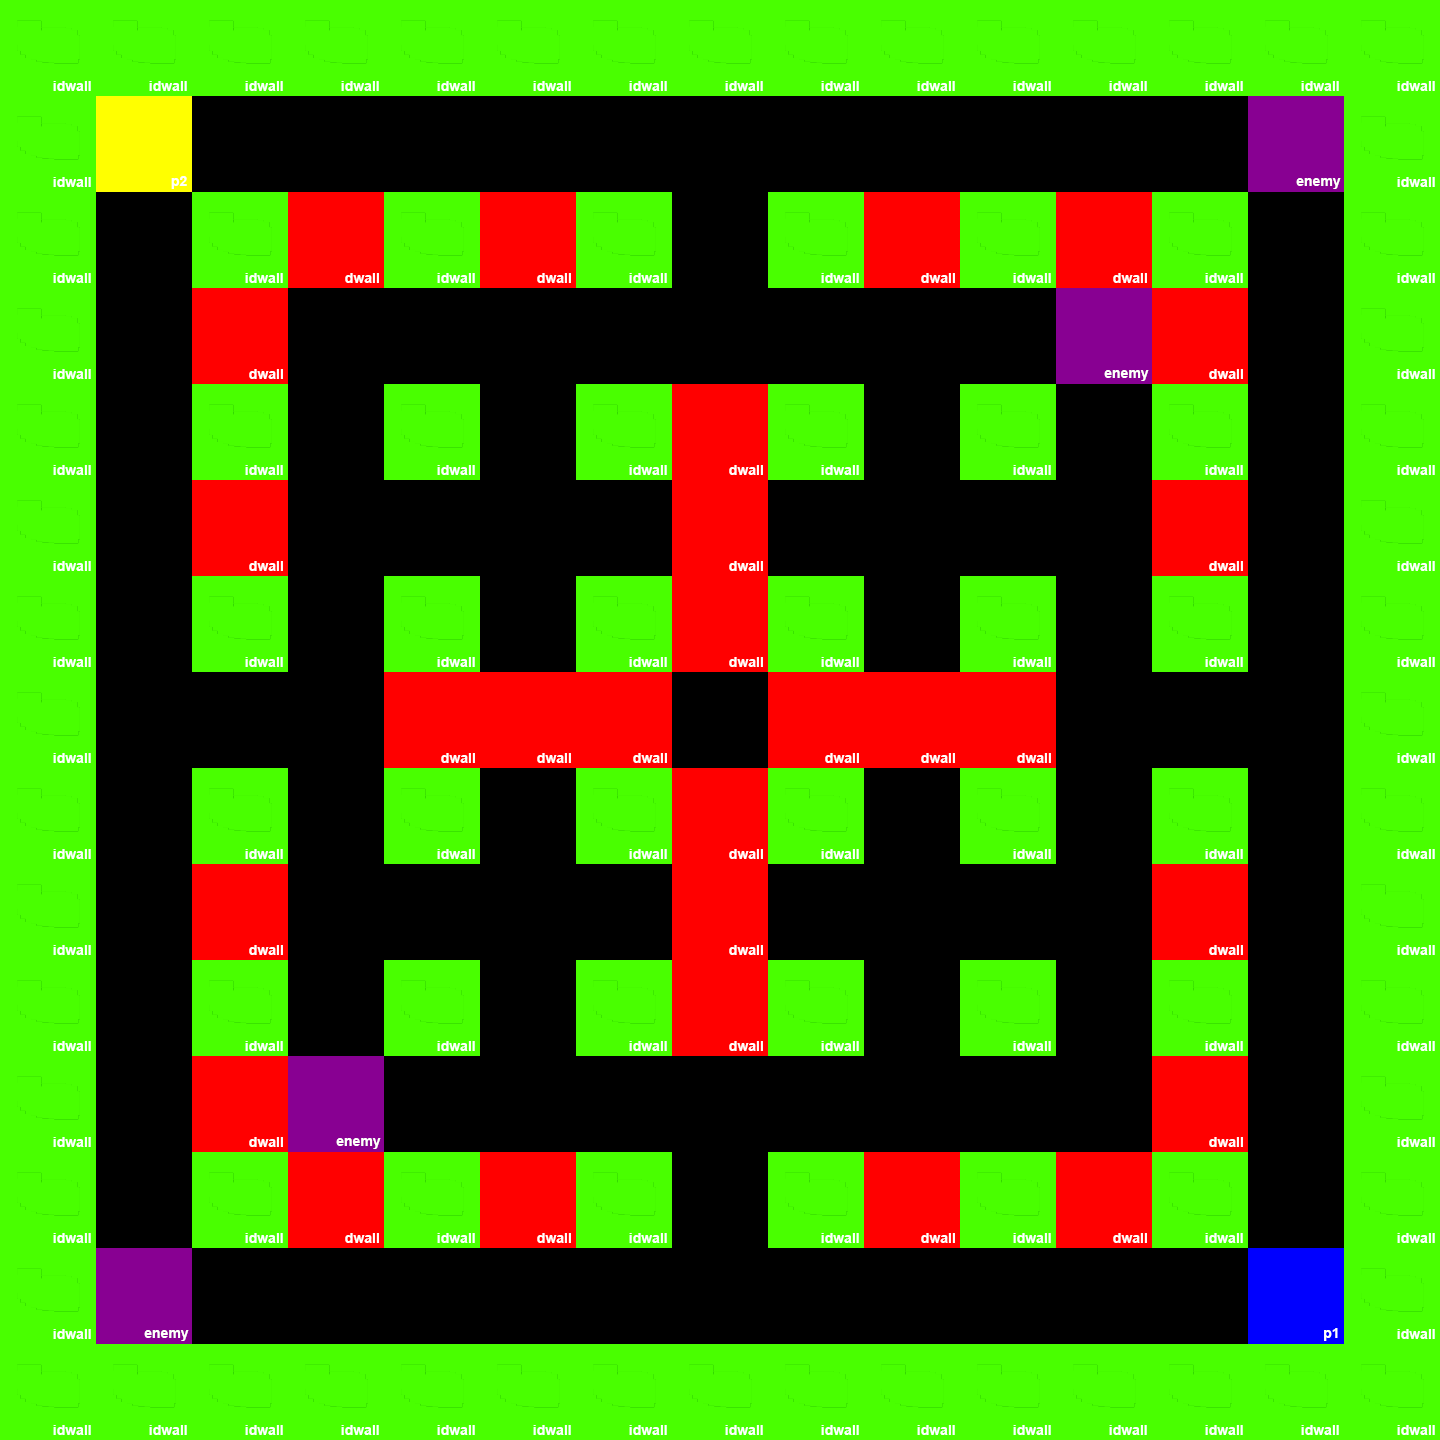

Tiled map render using the project's own tile images. Description and the whole map definition, tile-layer contents included, below:
An orthogonal 15x15 tile map with 96x96 px tiles, 2 tile layers (Map, Players).

<map version="1.0" tiledversion="1.0.3" orientation="orthogonal" renderorder="left-up" width="15" height="15" tilewidth="96" tileheight="96" nextobjectid="1">
 <tileset firstgid="1" source="tilemap.tsx" />
 <layer name="Map" width="15" height="15">
  <data encoding="csv">
2,2,2,2,2,2,2,2,2,2,2,2,2,2,2,
2,0,0,0,0,0,0,0,0,0,0,0,0,0,2,
2,0,2,1,2,1,2,0,2,1,2,1,2,0,2,
2,0,1,0,0,0,0,0,0,0,0,0,1,0,2,
2,0,2,0,2,0,2,1,2,0,2,0,2,0,2,
2,0,1,0,0,0,0,1,0,0,0,0,1,0,2,
2,0,2,0,2,0,2,1,2,0,2,0,2,0,2,
2,0,0,0,1,1,1,0,1,1,1,0,0,0,2,
2,0,2,0,2,0,2,1,2,0,2,0,2,0,2,
2,0,1,0,0,0,0,1,0,0,0,0,1,0,2,
2,0,2,0,2,0,2,1,2,0,2,0,2,0,2,
2,0,1,0,0,0,0,0,0,0,0,0,1,0,2,
2,0,2,1,2,1,2,0,2,1,2,1,2,0,2,
2,0,0,0,0,0,0,0,0,0,0,0,0,0,2,
2,2,2,2,2,2,2,2,2,2,2,2,2,2,2
</data>
 </layer>
 <layer name="Players" width="15" height="15">
  <data encoding="csv">
0,0,0,0,0,0,0,0,0,0,0,0,0,0,0,
0,4,0,0,0,0,0,0,0,0,0,0,0,5,0,
0,0,0,0,0,0,0,0,0,0,0,0,0,0,0,
0,0,0,0,0,0,0,0,0,0,0,5,0,0,0,
0,0,0,0,0,0,0,0,0,0,0,0,0,0,0,
0,0,0,0,0,0,0,0,0,0,0,0,0,0,0,
0,0,0,0,0,0,0,0,0,0,0,0,0,0,0,
0,0,0,0,0,0,0,0,0,0,0,0,0,0,0,
0,0,0,0,0,0,0,0,0,0,0,0,0,0,0,
0,0,0,0,0,0,0,0,0,0,0,0,0,0,0,
0,0,0,0,0,0,0,0,0,0,0,0,0,0,0,
0,0,0,5,0,0,0,0,0,0,0,0,0,0,0,
0,0,0,0,0,0,0,0,0,0,0,0,0,0,0,
0,5,0,0,0,0,0,0,0,0,0,0,0,3,0,
0,0,0,0,0,0,0,0,0,0,0,0,0,0,0
</data>
 </layer>
</map>
